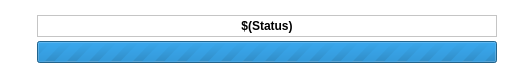
<?xml version="1.0" encoding="UTF-8"?>
<ui version="4.0">
 <class>WorkingBanner</class>
 <widget class="QDialog" name="WorkingBanner">
  <property name="windowModality">
   <enum>Qt::ApplicationModal</enum>
  </property>
  <property name="geometry">
   <rect>
    <x>0</x>
    <y>0</y>
    <width>512</width>
    <height>78</height>
   </rect>
  </property>
  <property name="minimumSize">
   <size>
    <width>512</width>
    <height>0</height>
   </size>
  </property>
  <property name="maximumSize">
   <size>
    <width>512</width>
    <height>16777215</height>
   </size>
  </property>
  <property name="palette">
   <palette>
    <active>
     <colorrole role="Base">
      <brush brushstyle="SolidPattern">
       <color alpha="255">
        <red>255</red>
        <green>255</green>
        <blue>255</blue>
       </color>
      </brush>
     </colorrole>
     <colorrole role="Window">
      <brush brushstyle="SolidPattern">
       <color alpha="255">
        <red>255</red>
        <green>255</green>
        <blue>255</blue>
       </color>
      </brush>
     </colorrole>
    </active>
    <inactive>
     <colorrole role="Base">
      <brush brushstyle="SolidPattern">
       <color alpha="255">
        <red>255</red>
        <green>255</green>
        <blue>255</blue>
       </color>
      </brush>
     </colorrole>
     <colorrole role="Window">
      <brush brushstyle="SolidPattern">
       <color alpha="255">
        <red>255</red>
        <green>255</green>
        <blue>255</blue>
       </color>
      </brush>
     </colorrole>
    </inactive>
    <disabled>
     <colorrole role="Base">
      <brush brushstyle="SolidPattern">
       <color alpha="255">
        <red>255</red>
        <green>255</green>
        <blue>255</blue>
       </color>
      </brush>
     </colorrole>
     <colorrole role="Window">
      <brush brushstyle="SolidPattern">
       <color alpha="255">
        <red>255</red>
        <green>255</green>
        <blue>255</blue>
       </color>
      </brush>
     </colorrole>
    </disabled>
   </palette>
  </property>
  <property name="windowTitle">
   <string notr="true">Working</string>
  </property>
  <property name="modal">
   <bool>true</bool>
  </property>
  <layout class="QHBoxLayout" name="horizontalLayout">
   <property name="spacing">
    <number>20</number>
   </property>
   <property name="leftMargin">
    <number>10</number>
   </property>
   <property name="topMargin">
    <number>15</number>
   </property>
   <property name="rightMargin">
    <number>15</number>
   </property>
   <property name="bottomMargin">
    <number>15</number>
   </property>
   <item>
    <widget class="QLabel" name="labelWorking">
     <property name="text">
      <string/>
     </property>
     <property name="pixmap">
      <pixmap resource="../res/Images.qrc">:/images/Clock.png</pixmap>
     </property>
    </widget>
   </item>
   <item>
    <layout class="QVBoxLayout" name="verticalLayout">
     <property name="spacing">
      <number>4</number>
     </property>
     <item>
      <widget class="QLabel" name="labelStatus">
       <property name="font">
        <font>
         <weight>75</weight>
         <bold>true</bold>
        </font>
       </property>
       <property name="frameShape">
        <enum>QFrame::StyledPanel</enum>
       </property>
       <property name="frameShadow">
        <enum>QFrame::Sunken</enum>
       </property>
       <property name="text">
        <string notr="true">$(Status)</string>
       </property>
       <property name="alignment">
        <set>Qt::AlignCenter</set>
       </property>
      </widget>
     </item>
     <item>
      <widget class="QProgressBar" name="progressBar">
       <property name="maximum">
        <number>0</number>
       </property>
       <property name="value">
        <number>-1</number>
       </property>
       <property name="alignment">
        <set>Qt::AlignCenter</set>
       </property>
      </widget>
     </item>
    </layout>
   </item>
  </layout>
 </widget>
 <resources>
  <include location="../res/Images.qrc"/>
  <include location="../res/Images.qrc"/>
  <include location="../res/Images.qrc"/>
  <include location="../res/Images.qrc"/>
  <include location="../res/Images.qrc"/>
  <include location="../res/Images.qrc"/>
  <include location="../res/Images.qrc"/>
  <include location="../res/Images.qrc"/>
  <include location="../res/Images.qrc"/>
 </resources>
 <connections/>
</ui>
